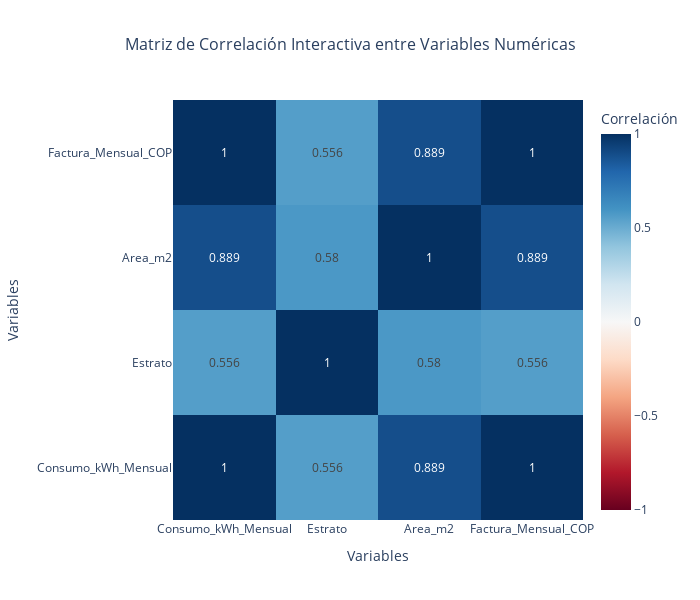

The code cell stored with this chart in its notebook:
### Markdown cell above
### 3.8. Heatmap de Correlación Interactivo

### Code cell
# ============================================================================
# HEATMAP DE CORRELACIÓN INTERACTIVO CON PLOTLY
# ============================================================================

# Calcular matriz de correlación
corr_matrix = df_plotly[variables_numericas].corr()

# Crear heatmap interactivo
fig = go.Figure(data=go.Heatmap(
    z=corr_matrix.values,
    x=corr_matrix.columns,
    y=corr_matrix.columns,
    colorscale='RdBu',
    zmid=0,
    text=corr_matrix.values.round(3),
    texttemplate='%{text}',
    textfont={"size": 12},
    colorbar=dict(title="Correlación")
))

fig.update_layout(
    title='Matriz de Correlación Interactiva entre Variables Numéricas',
    title_x=0.5,
    title_font_size=16,
    width=700,
    height=600,
    xaxis_title="Variables",
    yaxis_title="Variables"
)

fig.show()

# Mostrar valores de correlación en formato tabla
print("\n=== VALORES DE CORRELACIÓN ===")
print(corr_matrix.round(3))

### Figure 1 — Plotly figure (JSON) as saved in the notebook; plotly's stock layout.template omitted (floating-point values rounded to 4 significant figures)
{"data": [{"colorbar": {"title": {"text": "Correlación"}}, "colorscale": [[0, "rgb(103,0,31)"], [0.1, "rgb(178,24,43)"], [0.2, "rgb(214,96,77)"], [0.3, "rgb(244,165,130)"], [0.4, "rgb(253,219,199)"], [0.5, "rgb(247,247,247)"], [0.6, "rgb(209,229,240)"], [0.7, "rgb(146,197,222)"], [0.8, "rgb(67,147,195)"], [0.9, "rgb(33,102,172)"], [1, "rgb(5,48,97)"]], "text": [[1.0, 0.556, 0.889, 1.0], [0.556, 1.0, 0.58, 0.556], [0.889, 0.58, 1.0, 0.889], [1.0, 0.556, 0.889, 1.0]], "textfont": {"size": 12}, "texttemplate": "%{text}", "type": "heatmap", "x": ["Consumo_kWh_Mensual", "Estrato", "Area_m2", "Factura_Mensual_COP"], "y": ["Consumo_kWh_Mensual", "Estrato", "Area_m2", "Factura_Mensual_COP"], "z": [[1.0, 0.5559, 0.8886, 1.0], [0.5559, 1.0, 0.5804, 0.5559], [0.8886, 0.5804, 1.0, 0.8886], [1.0, 0.5559, 0.8886, 1.0]], "zmid": 0}], "layout": {"height": 600, "title": {"font": {"size": 16}, "text": "Matriz de Correlación Interactiva entre Variables Numéricas", "x": 0.5}, "width": 700, "xaxis": {"title": {"text": "Variables"}}, "yaxis": {"title": {"text": "Variables"}}}}
